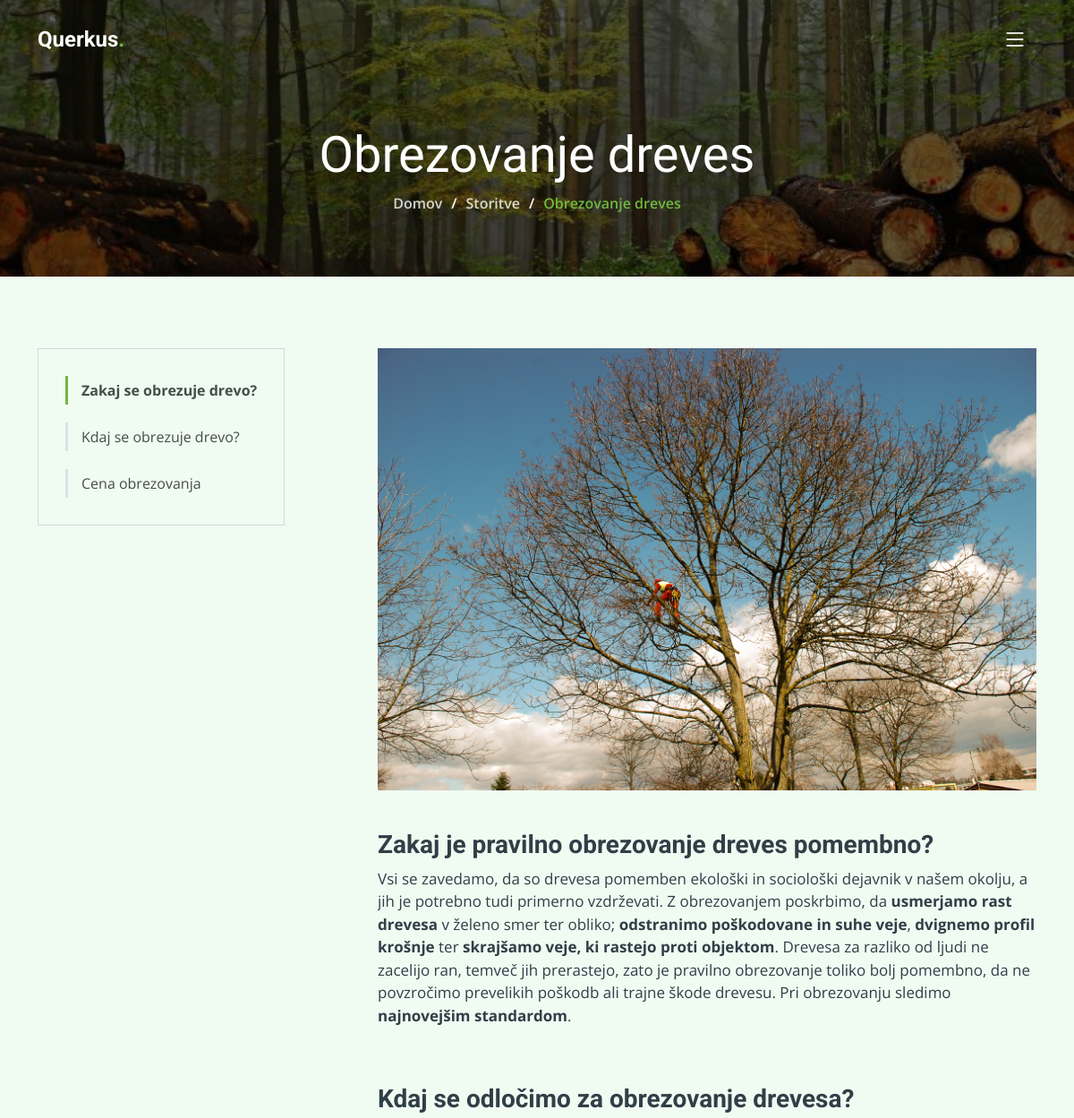
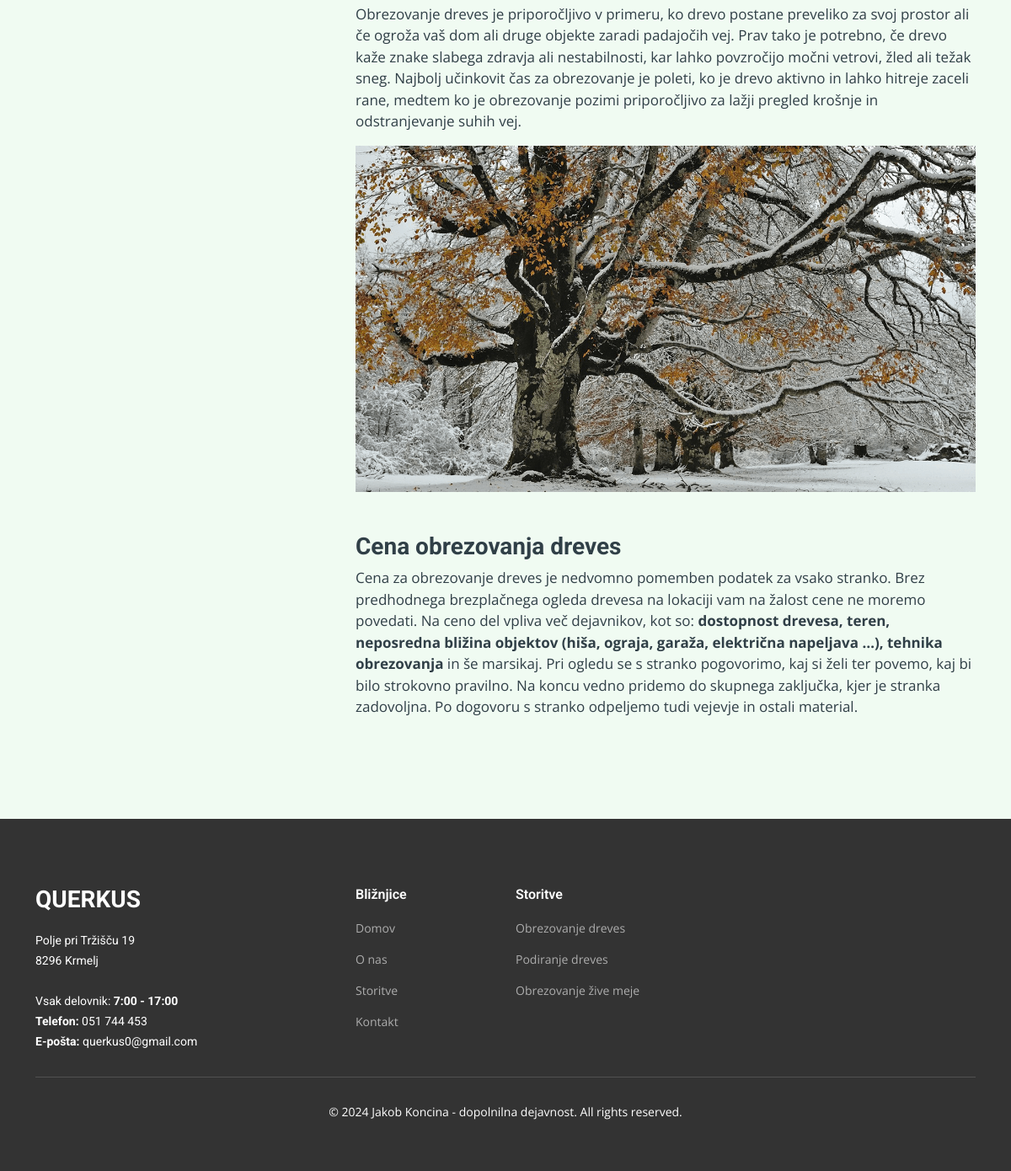
/storitve/1/, run on the app's committed database (2 pictures, top to bottom).
### company_website/models.py (models this page shows, shortened)
class Service(models.Model):
    title = models.CharField(max_length=100)
    description = models.TextField()
    icon = models.CharField(max_length=50)
    TEMPLATE_CHOICES = [
        ('obrezovanje-dreves', 'Obrezovanje dreves'),
        ('podiranje-dreves', 'Podiranje dreves'),
        ('obrezovanje-zive-meje', 'Obrezovanje žive meje'),
    ]
    template = models.CharField(max_length=100, choices=TEMPLATE_CHOICES)

### company_website/views.py (the view)
# urls.py: path('storitve/<int:id>/', views.service_detail, name='service_detail'),
def service_detail(request, id):
    services = Service.objects.all()
    service = get_object_or_404(Service, id=id)
    template_name = service.template
    print('1:', template_name)
    if not template_name.endswith('.html'):
        print('2')
        template_name += '.html'
    print('3:', template_name)
    context = {
        'service': service,
        'services': services,
    }
    return render(request, template_name, context)

### company_website/templates/obrezovanje-dreves.html (shortened to what this page needs)
{% extends 'base.html' %}
{% load static %}
{% block content %}
<header id="header" class="header d-flex align-items-center">
  <div class="container-fluid container-xl d-flex align-items-center justify-content-between">
    <a href=" {% url 'home' %} " class="logo d-flex align-items-center">
      <h1>Querkus<span>.</span></h1>
    </a>
    <i class="mobile-nav-toggle mobile-nav-show bi bi-list"></i>
  </div>
</header>
  <main id="main">
    <div class="breadcrumbs d-flex align-items-center" style="background-image: url('{% static 'company_website/assets/img/hero-carousel/drevo3.jpg' %}');">
      <div class="container position-relative d-flex flex-column align-items-center" data-aos="fade">
        <h2>Obrezovanje dreves</h2>
        <ol>
          <li><a href=" {% url 'home' %} ">Domov</a></li>
          <li><a href=" {% url 'services' %} ">Storitve</a></li>
          <li>Obrezovanje dreves</li>
        </ol>
      </div>
    </div>
    <section id="service-details" class="service-details" style="background-color: rgba(215, 243, 220, 0.37);">
      <div class="container" data-aos="fade-up" data-aos-delay="100" >
        <div class="row gy-4">
          <div class="col-lg-4">
              <div class="services-list" id="fixed-pos">
                <a href="#zakaj-obrezovanje-drevo" class="active">Zakaj se obrezuje drevo?</a>
                <a href="#kdaj-obrezovanje-drevo">Kdaj se obrezuje drevo?</a>
                <a href="#cena-obrezovanja">Cena obrezovanja</a>
              </div>
          </div>
          <div class="col-lg-8">
            <img src="{% static 'company_website/assets/img/obrezovanje-dreves.jpg' %}" alt="" class="img-fluid services-img">
            <section id="zakaj-obrezovanje-drevo" class="pt-4 pb-4">
              <h3>Zakaj je pravilno obrezovanje dreves pomembno?</h3>
              <p>Vsi se zavedamo, da so drevesa pomemben ekološki in sociološki dejavnik v našem okolju, a jih je potrebno tudi primerno vzdrževati.
              Z obrezovanjem poskrbimo, da <strong>usmerjamo rast drevesa</strong> v želeno smer ter obliko;
              <strong>odstranimo poškodovane in suhe veje</strong>, <strong>dvignemo profil krošnje </strong>ter <strong>skrajšamo veje, ki rastejo proti objektom</strong>.
              Drevesa za razliko od ljudi ne zacelijo ran, temveč jih prerastejo, zato je pravilno obrezovanje toliko bolj pomembno,
              da ne povzročimo prevelikih poškodb ali trajne škode drevesu. Pri obrezovanju sledimo <strong>najnovejšim standardom</strong>.
              </p>
            </section>
            <section id="kdaj-obrezovanje-drevo" class="pt-4 pb-4">
              <h3>Kdaj se odločimo za obrezovanje drevesa?</h3>
              <p>Obrezovanje dreves je priporočljivo v primeru, ko drevo postane preveliko za svoj prostor ali če ogroža vaš dom ali druge objekte zaradi padajočih vej.
                Prav tako je potrebno, če drevo kaže znake slabega zdravja ali nestabilnosti, kar lahko povzročijo močni vetrovi, žled ali težak sneg.
                Najbolj učinkovit čas za obrezovanje je poleti, ko je drevo aktivno in lahko hitreje zaceli rane,
                medtem ko je obrezovanje pozimi priporočljivo za lažji pregled krošnje in odstranjevanje suhih vej.</p>
              <img src="{% static 'company_website/assets/img/winter-damage-to-trees.webp' %}" alt="" class="img-fluid">
            </section>
            <section id="cena-obrezovanja" class="pt-4 pb-4">
              <h3>Cena obrezovanja dreves</h3>
              <p>Cena za obrezovanje dreves je nedvomno pomemben podatek za vsako stranko.
              Brez predhodnega brezplačnega ogleda drevesa na lokaciji vam na žalost cene ne moremo povedati.
              Na ceno del vpliva več dejavnikov, kot so: <strong>dostopnost drevesa, teren, neposredna bližina objektov (hiša, ograja, garaža, električna napeljava …),
              tehnika obrezovanja </strong>in še marsikaj. Pri ogledu se s stranko pogovorimo, kaj si želi ter povemo, kaj bi bilo strokovno pravilno.
              Na koncu vedno pridemo do skupnega zaključka, kjer je stranka zadovoljna.
              Po dogovoru s stranko odpeljemo tudi vejevje in ostali material.</p>
            </section>
            </div>
          </div>
        </section>
{% endblock %}

### company_website/templates/base.html (shortened to what this page needs)
{% load static %}
{% load tz %}
<!DOCTYPE html>
<html lang="en">
<head>
  <link href="{% static 'company_website/assets/vendor/bootstrap/css/bootstrap.min.css' %}" rel="stylesheet">
  <link href="{% static 'company_website/assets/vendor/bootstrap-icons/bootstrap-icons.css' %}" rel="stylesheet">
  <link href="{% static 'company_website/assets/vendor/fontawesome-free/css/all.min.css' %}" rel="stylesheet">
  <link href="{% static 'company_website/assets/vendor/aos/aos.css' %}" rel="stylesheet">
  <link href="{% static 'company_website/assets/vendor/glightbox/css/glightbox.min.css' %}" rel="stylesheet">
  <link href="{% static 'company_website/assets/vendor/swiper/swiper-bundle.min.css' %}" rel="stylesheet">
  <link href= "{% static 'company_website/assets/css/main.css' %}" rel="stylesheet">
</head>
<body>
  <main>
  {% block content %}
  {% endblock %}
  </main>
  <footer id="footer" class="footer">
    <div class="footer-content position-relative">
      <div class="container">
        <div class="row">
          <div class="col-lg-4 col-md-6">
            <div class="footer-info">
              <h3>Querkus</h3>
              <p>
                Polje pri Tržišču 19<br>
                8296 Krmelj<br><br>
                Vsak delovnik: <strong>7:00 - 17:00</strong><br>
                <strong>Telefon:</strong> 051 744 453<br>
                <strong>E-pošta:</strong> querkus0@gmail.com<br>
              </p>
            </div>
          </div>
          <div class="col-lg-2 col-md-3 footer-links">
            <h4>Bližnjice</h4>
            <ul>
              <li><a href="{% url 'home' %}">Domov</a></li>
              <li><a href="{% url 'about_us' %}">O nas</a></li>
              <li><a href="{% url 'services' %}">Storitve</a></li>
              <li><a href="{% url 'contact' %}">Kontakt</a></li>
            </ul>
          </div>
          <div class="col-lg-2 col-md-3 footer-links">
            <h4>Storitve</h4>
            <ul>
              {% for service in services%}
              <li><a href="{% url 'service_detail' service.id %}">{{ service.title }}</a></li>
              {% endfor %}
            </ul>
          </div>
        </div>
      </div>
    </div>
   <div class="footer-legal text-center position-relative">
      <div class="container">
        <div class="copyright">
          &copy; {% now "Y" %} Jakob Koncina - dopolnilna dejavnost. All rights reserved.
        </div>
      </div>
    </div>
  </footer>
</body>
</html>

### static/company_website/assets/css/main.css (style rules this page uses)
:root { --font-default: "Open Sans", system-ui, -apple-system, "Segoe UI", Roboto, "Helvetica Neue", Arial, "Noto Sans", "Liberation Sans", sans-serif, "Apple Color Emoji", "Segoe UI Emoji", "Segoe UI Symbol", "Noto Color Emoji"; --font-primary: "Roboto", sans-serif; --font-secondary: "Work Sans", sans-serif; }
:root { --color-default: #303f47; --color-primary: #70b93f; --color-secondary: #454e48; --color-bg: rgba(136, 172, 142, 0.37); --color-bg2: rgba(224, 233, 213, 0.356); }
:root { scroll-behavior: smooth; }
html { width: 100%; height: 100%; margin: 0px; padding: 0px; overflow-x: hidden; }
body { font-family: var(--font-default); color: var(--color-default); }
a { color: var(--color-primary); text-decoration: none; }
h1, h2, h3, h4, h5, h6 { font-family: var(--font-primary); }
section { padding: 80px 0; overflow: hidden; }
.breadcrumbs { padding: 140px 0 60px 0; min-height: 30vh; position: relative; background-size: cover; background-position: center; background-repeat: no-repeat; }
.breadcrumbs:before { content: ""; background-color: rgba(0, 0, 0, 0.6); position: absolute; inset: 0; }
.breadcrumbs h2 { font-size: 56px; font-weight: 500; color: #fff; font-family: var(--font-secondary); }
.breadcrumbs ol { display: flex; flex-wrap: wrap; list-style: none; padding: 0 0 10px 0; margin: 0; font-size: 16px; font-weight: 600; color: var(--color-primary); }
.breadcrumbs ol a { color: rgba(255, 255, 255, 0.8); transition: 0.3s; }
.breadcrumbs ol li+li { padding-left: 10px; }
.breadcrumbs ol li+li::before { display: inline-block; padding-right: 10px; color: #fff; content: "/"; }
.header { z-index: 997; position: absolute; padding: 30px 0; top: 0; left: 0; right: 0; }
.header .logo h1 { font-size: 24px; font-weight: 700; color: #fff; margin-bottom: 0; font-family: var(--font-primary); }
.header .logo h1 span { color: var(--color-primary); }
@media (max-width: 1279px) { .mobile-nav-show { position: relative; color: #fff; font-size: 28px; cursor: pointer; line-height: 0; transition: 0.5s; z-index: 9999; padding-right: 10px; } }
.service-details .services-list { padding: 10px 30px; border: 1px solid #d5d7da; margin-bottom: 20px; position: fixed; z-index: 999; transition: bottom 0.5s ease; }
.service-details .services-list a { display: block; line-height: 1; padding: 8px 0 8px 15px; border-left: 3px solid #d9e3e8; margin: 20px 0; color: var(--color-secondary); transition: 0.3s; }
.service-details .services-list a.active { font-weight: 700; border-color: var(--color-primary); }
.service-details .services-img { margin-bottom: 20px; }
.service-details h3 { font-size: 28px; font-weight: 700; }
.service-details p { font-size: 17px; }
.footer { color: #fff; background-size: cover; font-size: 14px; padding: 80px 0 60px 0; position: relative; }
.footer:before { content: ""; background: rgba(0, 0, 0, 0.8); position: absolute; inset: 0; }
.footer .footer-content .footer-info { margin-bottom: 30px; }
.footer .footer-content .footer-info h3 { font-size: 28px; margin: 0 0 20px 0; padding: 2px 0 2px 0; line-height: 1; font-weight: 700; text-transform: uppercase; }
.footer .footer-content .footer-info p { font-size: 14px; line-height: 24px; margin-bottom: 0; font-family: var(--font-primary); color: #fff; }
.footer .footer-content h4 { font-size: 16px; font-weight: 600; color: #fff; position: relative; padding-bottom: 12px; }
.footer .footer-content .footer-links { margin-bottom: 30px; }
.footer .footer-content .footer-links ul { list-style: none; padding: 0; margin: 0; }
.footer .footer-content .footer-links ul li { padding: 8px 0; }
.footer .footer-content .footer-links ul li:first-child { padding-top: 0; }
.footer .footer-content .footer-links ul a { color: rgba(255, 255, 255, 0.6); transition: 0.3s; display: inline-block; line-height: 1; }
.footer .footer-legal .copyright { padding-top: 30px; border-top: 1px solid rgba(255, 255, 255, 0.15); }

### data on the page
Service: title "Obrezovanje dreves"
Service: title "Podiranje dreves"
Service: title "Obrezovanje žive meje"
